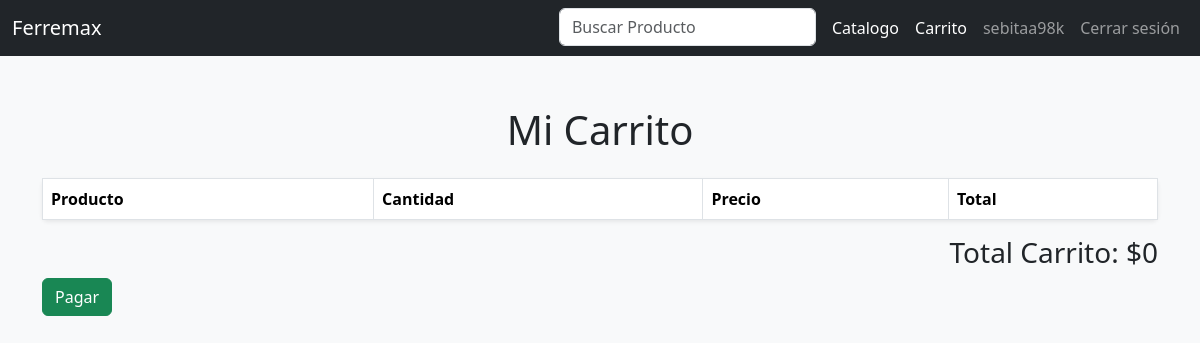
/carrito/ (signed in), run on an earlier commit of the app's database.
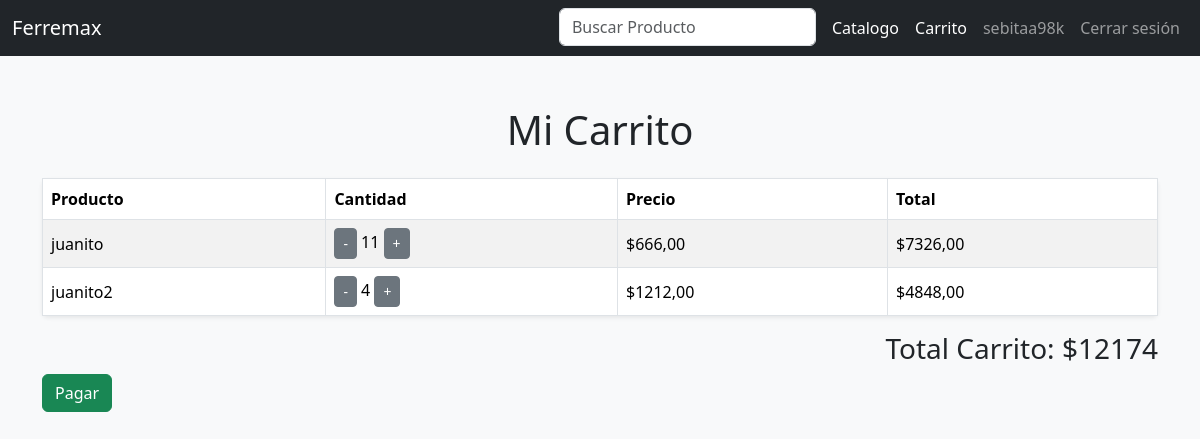
And on a later commit of the database.
### carrito/models.py (models this page shows, shortened)
class Carrito_detalle(models.Model):
    id_venta = models.ForeignKey(Venta_productos, on_delete=models.CASCADE, related_name='carrito_detalle')
    producto = models.ForeignKey(Producto, on_delete=models.CASCADE, related_name='carrito_detalle')
    cantidad_producto = models.PositiveIntegerField()
    subtotal = models.IntegerField()
    @property
    def subtotal_venta(self):
        return self.producto.precio * self.cantidad_producto

### home/models.py (models this page shows, shortened)
class Producto(models.Model):
    nombre = models.CharField(max_length=100)
    precio = models.DecimalField(max_digits=10, decimal_places=2)
    descripcion = models.TextField()
    stock = models.IntegerField()
    imagen_url = models.URLField(null=True, blank=True)
    estado = models.BooleanField(default=True)

### carrito/views.py (the view)
# urls.py: path('carrito/', views.vista_carrito, name='vista_carrito'),
def vista_carrito(request):
    if request.user.is_authenticated:
        venta = Venta_productos.objects.filter(id_usuario=request.user, estado_venta='carrito').first()
        if venta:
            carrito = Carrito_detalle.objects.filter(id_venta=venta)
            total_carrito = sum(item.subtotal for item in carrito)  # Calcular el total
            return render(request, 'carrito/carrito.html', {
                'carrito': carrito,
                'total_carrito': total_carrito,
            })
        else:
            return render(request, 'carrito/carrito.html', {'mensaje': 'No tienes productos en tu carrito.'})
    else:
        return render(request, 'carrito/carrito.html', {'mensaje': 'Por favor, inicia sesión para ver tu carrito.'})

### carrito/templates/carrito/carrito.html (shortened to what this page needs)
{% load static %}
<!DOCTYPE html>
<html lang="es">
<head>
    <link href="https://cdn.jsdelivr.net/npm/bootstrap@5.3.5/dist/css/bootstrap.min.css" rel="stylesheet"
>
</head>
<body>
    {% include 'home/navbar.html' %}
    <div class="container">
        <h1 class="text-center mb-4">Mi Carrito</h1>
        <table class="table table-striped table-bordered shadow-sm rounded">
            <thead class="thead-dark">
                <tr>
                    <th>Producto</th>
                    <th>Cantidad</th>
                    <th>Precio</th>
                    <th>Total</th>
                </tr>
            </thead>
            <tbody>
                {% for item in carrito %}
                <tr id="product-{{ item.id }}">
                    <td>{{ item.producto.nombre }}</td>
                    <td>
                        <button class="btn btn-sm btn-secondary" id="decrement-{{ item.id }}" data-id="{{ item.id }}"
                            data-cantidad="{{ item.cantidad_producto }}">-</button>
                        <span id="quantity-{{ item.id }}">{{ item.cantidad_producto }}</span>
                        <button class="btn btn-sm btn-secondary" id="increment-{{ item.id }}" data-id="{{ item.id }}"
                            data-cantidad="{{ item.cantidad_producto }}">+</button>
                    </td>
                    <td>${{ item.producto.precio }}</td>
                    <td>${{ item.subtotal_venta }}</td>
                </tr>
                {% endfor %}
            </tbody>
        </table>
        <div class="d-flex justify-content-end mt-3">
            <h3>Total Carrito: ${{ total_carrito }}</h3>
        </div>
        <div>
            <button type="submit" class="btn btn-success">Pagar</button>
        </div>
    </div>
<div class="toast-container position-fixed top-0 end-0 p-3">
</div>
<div class="toast-container position-fixed top-0 end-0 p-3">
</div>
</body>
</html>

What changed in the data, as far as the page shows it:
added Carrito_detalle: producto.nombre "juanito", cantidad_producto "11", producto.precio "666,00", subtotal_venta "7326,00"
added Carrito_detalle: producto.nombre "juanito2", cantidad_producto "4", producto.precio "1212,00", subtotal_venta "4848,00"
Also different on the page:
{{ total_carrito }}: "0" → "12174"
